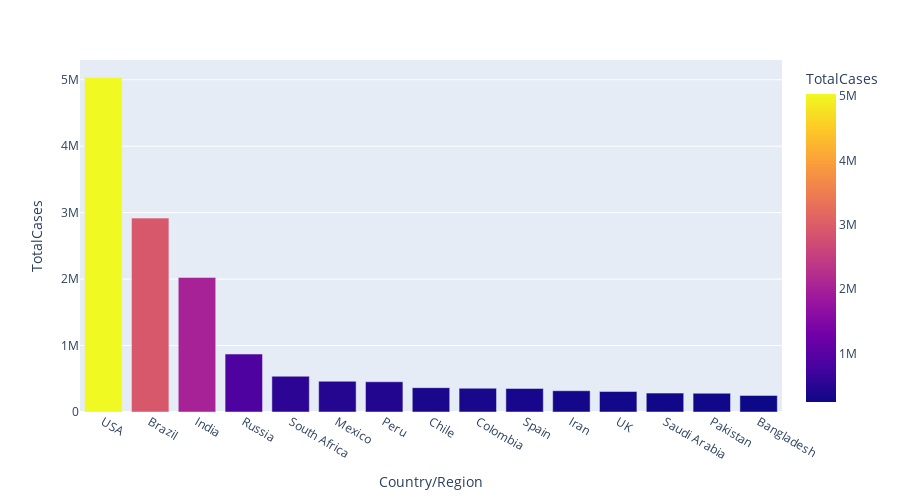

The notebook cell this image was saved under:
### Code cell
# To create barchart
px.bar(dataset1.head(15), x = 'Country/Region',
       y = 'TotalCases', color = 'TotalCases',
       height = 500,hover_data = ['Country/Region', 'Continent'])

### Figure 1 — Plotly figure (JSON) as saved in the notebook; plotly's stock layout.template omitted (floating-point values rounded to 4 significant figures)
{"data": [{"alignmentgroup": "True", "customdata": [["North America"], ["South America"], ["Asia"], ["Europe"], ["Africa"], ["North America"], ["South America"], ["South America"], ["South America"], ["Europe"], ["Asia"], ["Europe"], ["Asia"], ["Asia"], ["Asia"]], "hovertemplate": "Country/Region=%{x}<br>TotalCases=%{marker.color}<br>Continent=%{customdata[0]}<extra></extra>", "legendgroup": "", "marker": {"color": [5032179, 2917562, 2025409, 871894, 538184, 462690, 455409, 366671, 357710, 354530, 320117, 308134, 284226, 281863, 249651], "coloraxis": "coloraxis", "pattern": {"shape": ""}}, "name": "", "offsetgroup": "", "orientation": "v", "showlegend": false, "textposition": "auto", "type": "bar", "x": ["USA", "Brazil", "India", "Russia", "South Africa", "Mexico", "Peru", "Chile", "Colombia", "Spain", "Iran", "UK", "Saudi Arabia", "Pakistan", "Bangladesh"], "xaxis": "x", "y": [5032179, 2917562, 2025409, 871894, 538184, 462690, 455409, 366671, 357710, 354530, 320117, 308134, 284226, 281863, 249651], "yaxis": "y"}], "layout": {"barmode": "relative", "coloraxis": {"colorbar": {"title": {"text": "TotalCases"}}, "colorscale": [[0, "#0d0887"], [0.1111, "#46039f"], [0.2222, "#7201a8"], [0.3333, "#9c179e"], [0.4444, "#bd3786"], [0.5556, "#d8576b"], [0.6667, "#ed7953"], [0.7778, "#fb9f3a"], [0.8889, "#fdca26"], [1, "#f0f921"]]}, "height": 500, "legend": {"tracegroupgap": 0}, "margin": {"t": 60}, "xaxis": {"anchor": "y", "domain": [0, 1], "title": {"text": "Country/Region"}}, "yaxis": {"anchor": "x", "domain": [0, 1], "title": {"text": "TotalCases"}}}}
